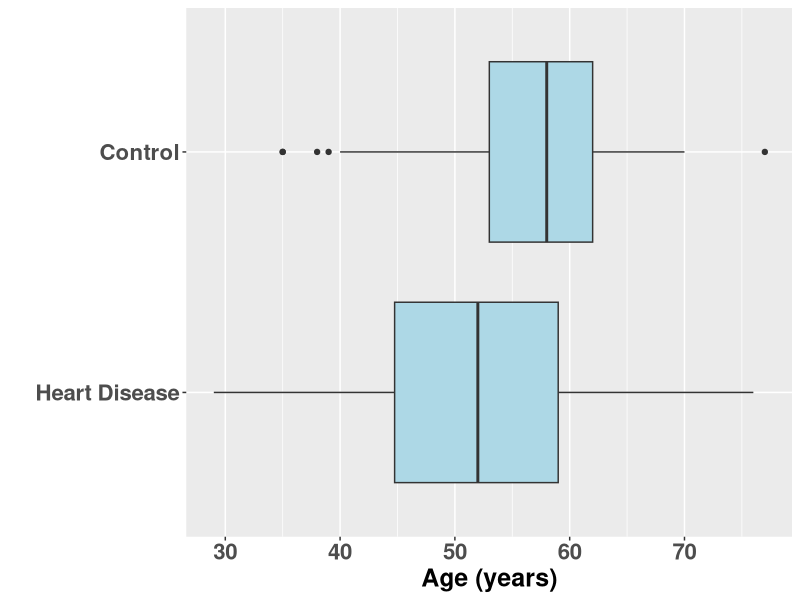
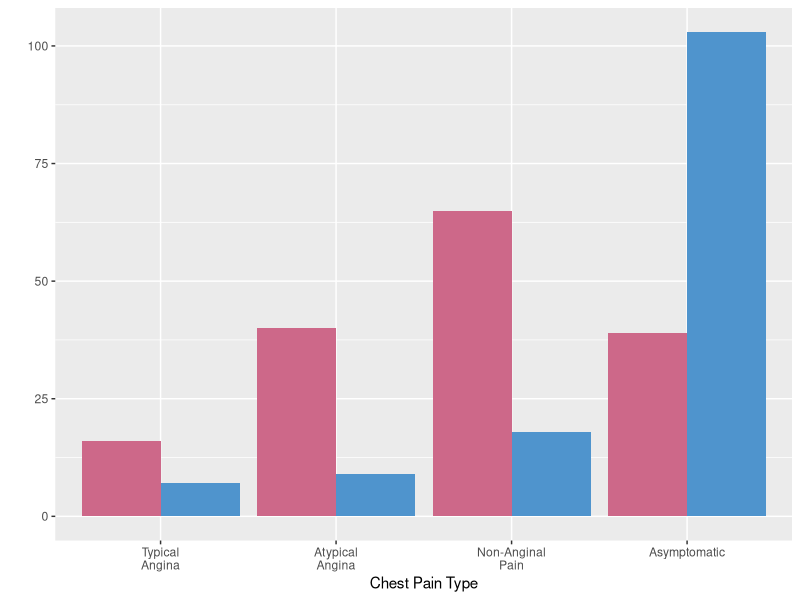
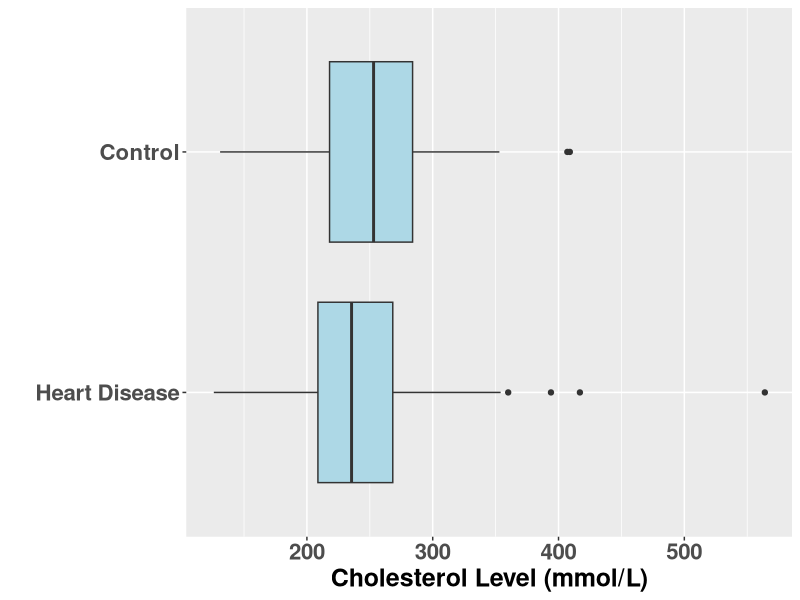
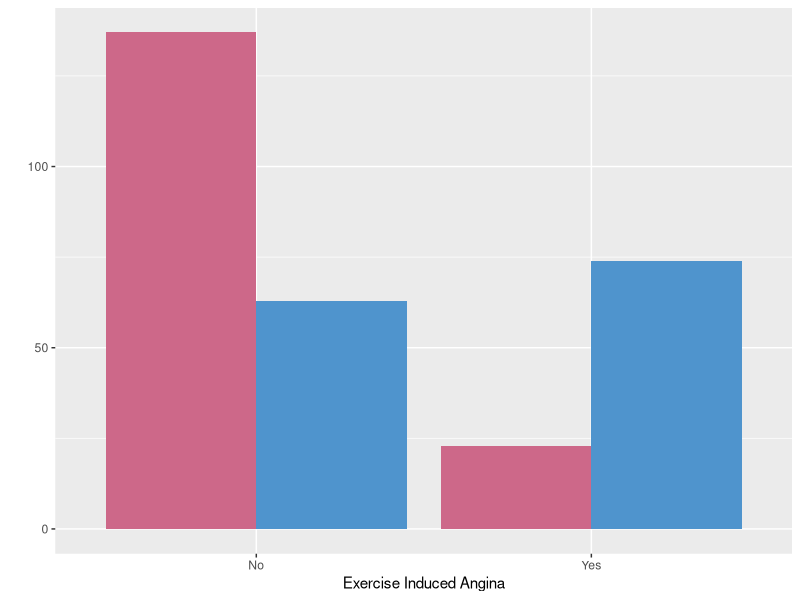
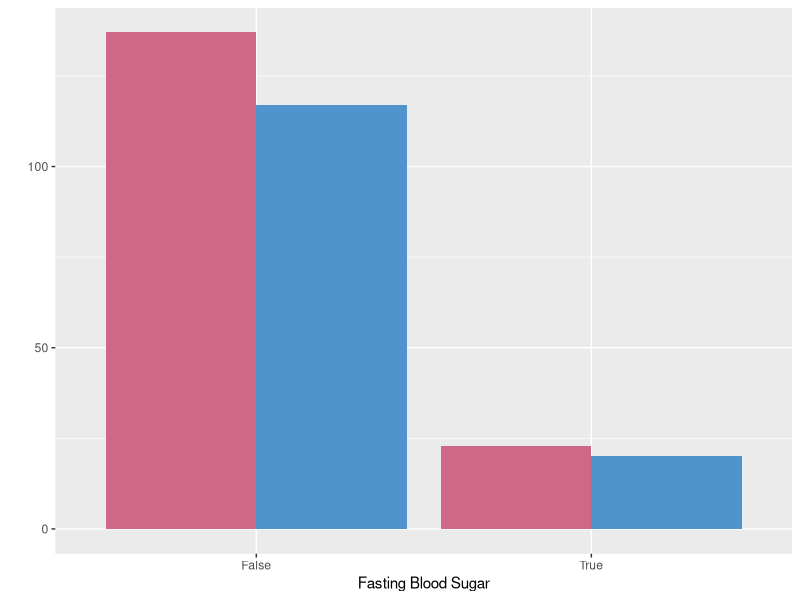

Reproduce these figures in R, in order.
## Heart Disease ##
## Kaylia Reynolds ##

## Libraries
library(ggplot2)
library(tidyverse)
library(gridExtra)
library(grid)

#############################################################

## Load Data
heart <- read_csv("derived_data/pure_heart.txt",
                  col_names = TRUE)

# nrow(heart)

#############################################################

## Cleaning
# Factors
cols.to.change <- c(2, 3, 6, 7, 9, 11, 12, 13, 14)
heart[, cols.to.change] <- lapply(heart[, cols.to.change], factor)
# str(heart)

#############################################################

## Continuous Plots
# Age
age.bx <- ggplot(heart, aes(x = disease.status, y = age)) + 
	geom_boxplot(fill = "lightblue") +
	xlab("") +
	coord_flip() +
	ylab("Age (years)") +
	scale_x_discrete(labels = c("Heart Disease", "Control")) +
  theme(axis.text = element_text(size = 16, face = "bold"),
        axis.title = element_text(size = 18,face = "bold"))

# Resting Blood Pressure
restingbp.bx <- ggplot(heart, aes(x = disease.status, y = restingbp)) + 
	geom_boxplot(fill = "lightblue") +
	xlab("") +
	coord_flip() +
	ylab("Resting Blood Pressure (mmHg)") +
	scale_x_discrete(labels = c("Heart Disease", "Control")) +
  theme(axis.text = element_text(size = 16, face = "bold"),
        axis.title = element_text(size = 18,face = "bold"))


# Cholesterol Count
cholest.bx <- ggplot(heart, aes(x = disease.status, y = cholest)) + 
	geom_boxplot(fill = "lightblue") +
	xlab("") +
	coord_flip() +
	ylab("Cholesterol Level (mmol/L)") +
	scale_x_discrete(labels = c("Heart Disease", "Control")) +
  theme(axis.text = element_text(size = 16, face = "bold"),
        axis.title = element_text(size = 18,face = "bold"))

# Maximum Heart Rate
maxheartrate.bx <- ggplot(heart, aes(x = disease.status, y = maxheartrate)) + 
	geom_boxplot(fill = "lightblue") +
	xlab("") +
	coord_flip() +
	ylab("Maximum Heart Rate (bpm)") +
	scale_x_discrete(labels = c("Heart Disease", "Control")) +
  theme(axis.text = element_text(size = 16, face = "bold"),
        axis.title = element_text(size = 18,face = "bold"))

# St. Depress
st.depress.bx <- ggplot(heart, aes(x = disease.status, y = st.depress)) + 
	geom_boxplot(fill = "lightblue") +
  xlab("") +
	coord_flip() +
	ylab("ST Depression Induced by Exercise Relative to Rest (mm)") +
	scale_x_discrete(labels = c("Heart Disease", "Control")) +
  theme(axis.text = element_text(size = 16, face = "bold"),
        axis.title = element_text(size = 18,face = "bold"))

lay <- rbind(c(1,1,1,1,10),
             c(2,2,2,2,10),
             c(3,3,3,3,10),
             c(4,4,4,4,10),
             c(5,5,5,5,10))

cont.vars <- arrangeGrob(age.bx, restingbp.bx, cholest.bx, maxheartrate.bx, st.depress.bx,
                         left = textGrob("Disease Status", gp = gpar(fontsize = 15), rot = 90),
                         top = textGrob("Continuous Variable Distributions", gp = gpar(fontsize = 18)),
                         layout_matrix = lay)

ggsave("figures/cont_var_distributions.png", cont.vars, width = 5, height = 6)

final.cont.var <- arrangeGrob(age.bx, restingbp.bx, cholest.bx, maxheartrate.bx, st.depress.bx,
                         left = textGrob("Disease Status", gp = gpar(fontsize = 25), rot = 90),
                         top = textGrob("Continuous Variable Distributions", gp = gpar(fontsize = 33)),
                         layout_matrix = lay <- rbind(c(1, 1, 6, 6),
                                                      c(1, 1, 4, 4),
                                                      c(2, 2, 4, 4),
                                                      c(2, 2, 5, 5),
                                                      c(3, 3, 5, 5),
                                                      c(3, 3, 6, 6)))
                         
ggsave("figures/final_cont_var.png", final.cont.var, width = 18, height = 9)

#############################################################

## Discrete Plots

# Set colors
bar.cols <- c("palevioletred3", "steelblue3")

# Sex Counts
sex.cnt <- ggplot(heart, aes(sex)) + 
	geom_bar(aes(fill = disease.status), position = "dodge") + 
	xlab("Sex") + 
	ylab("") +
	scale_fill_manual(values = bar.cols,
				name = "Disease Status", 
				labels = c("Control", "Heart Disease")) +
  theme(legend.position="right") +
  scale_x_discrete(breaks=c("0","1"),
                   labels=c("Female", "Male")) +
  theme(legend.text=element_text(size=15),
        legend.title=element_text(size=17))

# Chest Pain Counts
chest.cnt <- ggplot(heart, aes(chest.pain)) + 
	geom_bar(aes(fill = disease.status), position = "dodge") + 
	xlab("Chest Pain Type") + 
	ylab("") +
	scale_fill_manual(values = bar.cols,
				name = "Disease Status", 
				labels = c("Control", "Heart Disease")) +
  theme(legend.position="none") +
  scale_x_discrete(breaks=c("1","2", "3", "4"),
                   labels=c("Typical\nAngina", "Atypical\nAngina", "Non-Anginal\nPain", "Asymptomatic"))

# Fasting Counts
fasting.cnt <- ggplot(heart, aes(fastingbs)) + 
	geom_bar(aes(fill = disease.status), position = "dodge") + 
	xlab("Fasting Blood Sugar") + 
	ylab("") +
	scale_fill_manual(values = bar.cols,
				name = "Disease Status", 
				labels = c("Control", "Heart Disease")) +
  theme(legend.position="none") +
  scale_x_discrete(breaks=c("0","1"),
                   labels=c("False", "True"))

# Resting Counts
restingec.cnt <- ggplot(heart, aes(restingec)) + 
	geom_bar(aes(fill = disease.status), position = "dodge") + 
	xlab("Resting Electrocardiographic Results") + 
	ylab("") +
	scale_fill_manual(values = bar.cols,
				name = "Disease Status", 
				labels = c("Control", "Heart Disease")) +
  theme(legend.position="none") +
  scale_x_discrete(breaks=c("0","1", "2"),
                   labels=c("Normal", "ST-T Wave\n Abnormality", "Left Ventricular\nHypertrophy"))

# Old Peak Counts
oldpeak.cnt <- ggplot(heart, aes(oldpeak)) + 
	geom_bar(aes(fill = disease.status), position = "dodge") + 
	xlab("Peak Exercise ST Segment Slope") + 
	ylab("") +
  scale_fill_manual(values = bar.cols,
    name = "Disease Status", 
		labels = c("Control", "Heart Disease")) +
  theme(legend.position="none") +
  scale_x_discrete(breaks=c("1","2", "3"),
                   labels=c("Upsloping", "Flat", "Downsloping"))

# Exercise Counts
exercise.cnt <- ggplot(heart, aes(exercise.ang)) + 
	geom_bar(aes(fill = disease.status), position = "dodge") + 
	xlab("Exercise Induced Angina") + 
	ylab("") +
	scale_fill_manual(values = bar.cols,
				name = "Disease Status", 
				labels = c("Control", "Heart Disease")) +
  theme(legend.position="none") +
  scale_x_discrete(breaks=c("0","1"),
                   labels=c("No", "Yes"))

# Max Vessels Counts
mag.vessels.cnt <- ggplot(heart, aes(mag.vessels)) + 
	geom_bar(aes(fill = disease.status), position = "dodge") + 
	xlab("Major Vessels Colored by Flourosopy") + 
	ylab("") +
	scale_fill_manual(values = bar.cols,
				name = "Disease Status", 
				labels = c("Control", "Heart Disease")) +
  theme(legend.position="none")

# Thal Counts
thal.cnt <- ggplot(heart, aes(thal)) + 
	geom_bar(aes(fill = disease.status), position = "dodge") + 
	xlab("Thalium") + 
	ylab("") +
	scale_fill_manual(values = bar.cols,
				name = "Disease Status", 
				labels = c("Control", "Heart Disease")) +
  theme(legend.position="none") +
  scale_x_discrete(breaks=c("3", "6","7"),
                   labels=c("Normal", "Fixed\nDefect", "Reversable\nDefect"))  
  
# Layout
third.lay <- rbind(c(1,1,1,1,2,2,2,2,9,9),
                   c(4,4,4,4,5,5,5,5,9,9),
                   c(7,7,7,7,8,8,8,8,9,9),
                   c(3,3,3,3,6,6,6,6,9,9))

# Function for Extracting a Legend
g_legend <- function(a.gplot){
  tmp <- ggplot_gtable(ggplot_build(a.gplot))
  leg <- which(sapply(tmp$grobs, function(x) x$name) == "guide-box")
  legend <- tmp$grobs[[leg]]
  return(legend)
}

mylegend <- g_legend(sex.cnt)

# All Discrete Vars
#grid.arrange(arrangeGrob(sex.cnt + theme(legend.position="none"),
#                         mag.vessels.cnt, exercise.cnt, oldpeak.cnt, 
#                         restingec.cnt, fasting.cnt, chest.cnt, thal.cnt, 
#                         mylegend, layout_matrix = third.lay),
#	top = textGrob("Discrete Variable Distributions", gp = gpar(fontsize = 18)),
#	left = textGrob("Count", gp = gpar(fontsize = 15), rot = 90))

# Plot and Save
discrete.vars <- arrangeGrob(arrangeGrob(sex.cnt + theme(legend.position="none"),
                                         mag.vessels.cnt, exercise.cnt, oldpeak.cnt, 
                                         restingec.cnt, fasting.cnt, chest.cnt, thal.cnt, 
                                         mylegend, layout_matrix = third.lay),
                             top = textGrob("Discrete Variable Distributions", gp = gpar(fontsize = 18)),
                             left = textGrob("Count", gp = gpar(fontsize = 15), rot = 90))

ggsave("figures/disc_var_distributions.png", discrete.vars, height = 9, width = 9.5)


final.discrete.vars <- arrangeGrob(arrangeGrob(sex.cnt + theme(legend.position="none"),
                                         mag.vessels.cnt, exercise.cnt, oldpeak.cnt, mylegend,
                                         restingec.cnt, fasting.cnt, chest.cnt, thal.cnt, nrow = 3),
                             top = textGrob("Discrete Variable Distributions", gp = gpar(fontsize = 18)),
                             left = textGrob("Count", gp = gpar(fontsize = 15), rot = 90))

ggsave("figures/final_disc_var.png", final.discrete.vars, height = 9, width = 9.5)
